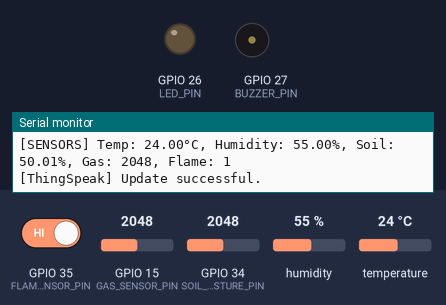
This sketch was run on a simulated ESP32. Shown: output pins drawn as LEDs (lit = HIGH), buzzer (waves = sounding, pin HIGH), the last lines printed to the serial monitor. Inputs (shaded band) come from the test bench; at power-on: GPIO 15 (GAS_SENSOR_PIN) = 2048, GPIO 34 (SOIL_MOISTURE_PIN) = 2048, GPIO 35 (FLAME_SENSOR_PIN) HIGH, humidity 55 %, temperature 24 °C. WiFi joins after 1.5 s; servers stay silent unless stated.

Above: at 3.2 s.
3.3 s: GPIO 15 (GAS_SENSOR_PIN) set to 1955
At 6.1 s:
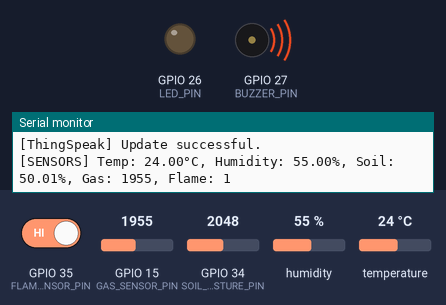
6.5 s: GPIO 15 (GAS_SENSOR_PIN) set to 2866
At 10.2 s:
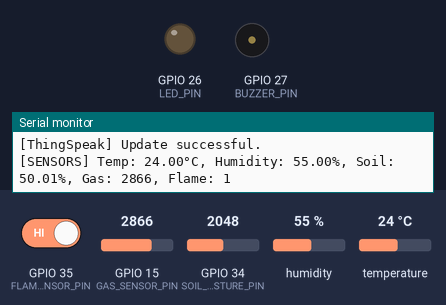
10.5 s: GPIO 34 (SOIL_MOISTURE_PIN) set to 848
14.2 s: GPIO 34 (SOIL_MOISTURE_PIN) set to 747
At 17.6 s:
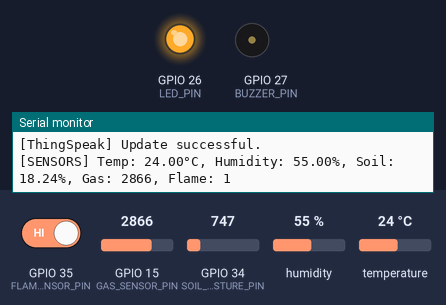
18.5 s: GPIO 34 (SOIL_MOISTURE_PIN) set to 1228
At 21.9 s:
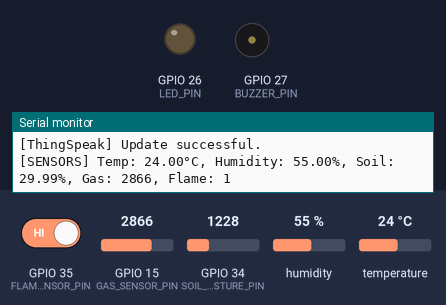
Timing chart, 0 to 23.4 s (numbered marks = the images above; inputs shaded):
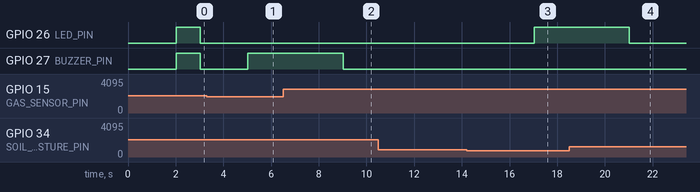

Measured:
- the behaviour switches between 2001 and 2000 on GPIO 15 (GAS_SENSOR_PIN) (found by bisection; images 0 and 1)
- the behaviour switches between 819 and 818 on GPIO 34 (SOIL_MOISTURE_PIN) (found by bisection; images 2 and 3)
- after the input at 3.3 s, GPIO 27 (BUZZER_PIN): LOW → HIGH after 1.7 s
- after the input at 6.5 s, GPIO 27 (BUZZER_PIN): HIGH → LOW after 2.5 s
- after the input at 14.2 s, GPIO 26 (LED_PIN): LOW → HIGH after 2.8 s
- after the input at 18.5 s, GPIO 26 (LED_PIN): HIGH → LOW after 2.5 s

The sketch:

freertos_core.ino
```cpp
#include <DHT.h>
#include <DHT_U.h>
#include <Adafruit_Sensor.h>
#include <ThingSpeak.h>
#include <WiFi.h>
#include <ESP_Mail_Client.h>

// WiFi credentials
const char* ssid = "Galaxy A52s 5G8952";
const char* password = "ctug0251";

// DHT Sensor
#define DHTPIN 4
#define DHTTYPE DHT11
DHT dht(DHTPIN, DHTTYPE);

// Sensor Pins
#define SOIL_MOISTURE_PIN 34
#define FLAME_SENSOR_PIN 35
#define GAS_SENSOR_PIN 15
#define BUZZER_PIN 27
#define LED_PIN 26

// Thresholds
#define TEMP_THRESHOLD 45.0
#define SOIL_THRESHOLD 20
#define FIRE_DETECTED LOW
#define GAS_DETECTED 2000

// ThingSpeak
WiFiClient client;
unsigned long myChannelNumber = 2855304;
const char *myWriteAPIKey = "SEN7047L84LRC6VK";

// SMTP Config
#define SMTP_HOST "smtp.gmail.com"
#define SMTP_PORT 465
#define AUTHOR_EMAIL "sujai242004@gmail.com"
#define AUTHOR_PASSWORD "mljq eial emav ydlm"
#define RECIPIENT_EMAIL "sujai242004@gmail.com"

SMTPSession smtp;
SMTP_Message message;
Session_Config config;

// Sensor Data
float temp = 0, humid = 0, soilMoisture = 0;
int fire = HIGH, gasa = 0;

// Email Flags
bool soilTempAlertSent = false;
bool fireGasAlertSent = false;
bool triggerSoilTempEmail = false;
bool triggerFireGasEmail = false;

// Email Function
void sendAlertEmail(String subject, String msg) {
  smtp.debug(1);
  config.server.host_name = SMTP_HOST;
  config.server.port = SMTP_PORT;
  config.login.email = AUTHOR_EMAIL;
  config.login.password = AUTHOR_PASSWORD;
  config.login.user_domain = "";

  message.sender.name = "ESP32 Monitor";
  message.sender.email = AUTHOR_EMAIL;
  message.subject = subject;
  message.addRecipient("User", RECIPIENT_EMAIL);
  message.text.content = msg.c_str();
  message.text.charSet = "utf-8";
  message.text.transfer_encoding = Content_Transfer_Encoding::enc_7bit;

  if (!smtp.connect(&config)) {
    Serial.println("SMTP connection failed");
    return;
  }

  if (!MailClient.sendMail(&smtp, &message)) {
    Serial.println("Email failed: " + smtp.errorReason());
  }

  smtp.closeSession();
}

// ========== TASKS ==========

void TaskSensors(void *parameter) {
  while (1) {
    temp = dht.readTemperature();
    humid = dht.readHumidity();

    int soilRaw = analogRead(SOIL_MOISTURE_PIN);
    soilMoisture = ((soilRaw / 4095.0) * 100);

    gasa = analogRead(GAS_SENSOR_PIN);
    fire = digitalRead(FLAME_SENSOR_PIN);

    Serial.printf("[SENSORS] Temp: %.2f°C, Humidity: %.2f%%, Soil: %.2f%%, Gas: %d, Flame: %d\n",
                  temp, humid, soilMoisture, gasa, fire);

    vTaskDelay(pdMS_TO_TICKS(2000));
  }
}

void TaskAlertLogic(void *parameter) {
  while (1) {
    digitalWrite(LED_PIN, LOW);
    digitalWrite(BUZZER_PIN, HIGH);

    // --- Soil/Temp Alert ---
    if (soilMoisture < SOIL_THRESHOLD || temp > TEMP_THRESHOLD) {
      digitalWrite(LED_PIN, HIGH);
      if (!soilTempAlertSent) {
        triggerSoilTempEmail = true;
        soilTempAlertSent = true;
      }
    } else {
      soilTempAlertSent = false;
    }

    // --- Fire/Gas Alert ---
    if (fire == FIRE_DETECTED || gasa > GAS_DETECTED) {
      digitalWrite(BUZZER_PIN, LOW);
      if (!fireGasAlertSent) {
        triggerFireGasEmail = true;
        fireGasAlertSent = true;
      }
    } else {
      fireGasAlertSent = false;
    }

    vTaskDelay(pdMS_TO_TICKS(1000));
  }
}

void TaskEmail(void *parameter) {
  while (1) {
    if (triggerSoilTempEmail) {
      triggerSoilTempEmail = false;
      String msg = " Soil Moisture or Temperature Issue:\n";
      msg += " Temp: " + String(temp) + " °C\n";
      msg += " Soil Moisture: " + String(soilMoisture) + "%\n";
      sendAlertEmail("ALERT: Soil/Temperature", msg);
    }

    if (triggerFireGasEmail) {
      triggerFireGasEmail = false;
      String msg = " FIRE or GAS Detected!\n";
      if (fire == FIRE_DETECTED)
        msg += " Flame Detected!\n";
      if (gasa > GAS_DETECTED)
        msg += " Gas Level: " + String(gasa) + "\n";
      sendAlertEmail("ALERT: Fire/Gas", msg);
    }

    vTaskDelay(pdMS_TO_TICKS(5000));
  }
}

void TaskThingSpeak(void *parameter) {
  while (1) {
    ThingSpeak.setField(1, temp);
    ThingSpeak.setField(2, humid);
    ThingSpeak.setField(3, soilMoisture);

    int x = ThingSpeak.writeFields(myChannelNumber, myWriteAPIKey);
    if (x == 200) {
      Serial.println("[ThingSpeak] Update successful.");
    } else {
      Serial.println("[ThingSpeak] Failed, code: " + String(x));
    }

    vTaskDelay(pdMS_TO_TICKS(3000));
  }
}

// ========== SETUP ==========

void setup() {
  Serial.begin(115200);
  dht.begin();

  pinMode(SOIL_MOISTURE_PIN, INPUT);
  pinMode(FLAME_SENSOR_PIN, INPUT);
  pinMode(GAS_SENSOR_PIN, INPUT);
  pinMode(BUZZER_PIN, OUTPUT);
  pinMode(LED_PIN, OUTPUT);

  // Connect to WiFi
  WiFi.begin(ssid, password);
  Serial.print("Connecting to WiFi");
  while (WiFi.status() != WL_CONNECTED) {
    Serial.print(".");
    delay(1000);
  }
  Serial.println("\nWiFi Connected!");

  ThingSpeak.begin(client);

  // ==== Task Creation with Core Assignment ====
  xTaskCreatePinnedToCore(TaskSensors,     "Sensors",     3000, NULL, 1, NULL, 1); // Core 1
  xTaskCreatePinnedToCore(TaskAlertLogic,  "AlertLogic",  3000, NULL, 1, NULL, 1); // Core 1
  xTaskCreatePinnedToCore(TaskEmail,       "EmailTask",   5000, NULL, 1, NULL, 0); // Core 0
  xTaskCreatePinnedToCore(TaskThingSpeak,  "ThingSpeak",  4000, NULL, 1, NULL, 0); // Core 0
}

void loop() {

}
```
